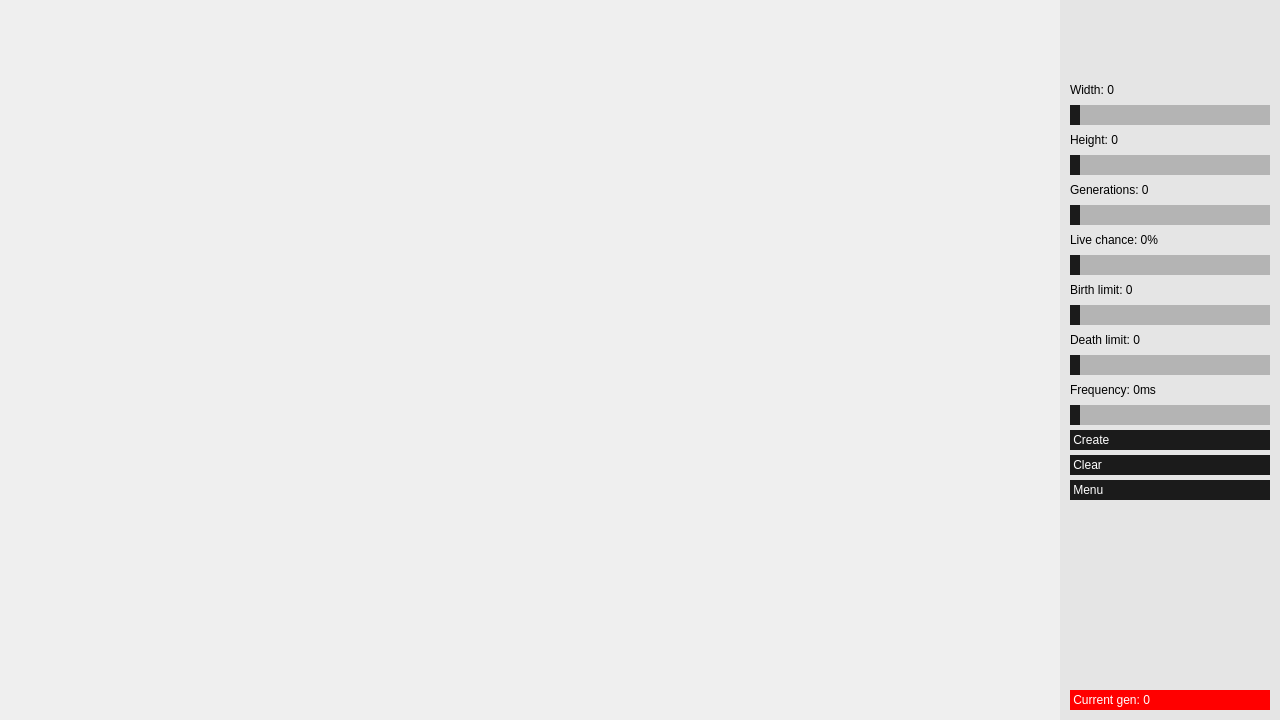
<?xml version="1.0" encoding="UTF-8"?>
<ui version="4.0">
 <class>CaveWidget</class>
 <widget class="QWidget" name="CaveWidget">
  <property name="geometry">
   <rect>
    <x>0</x>
    <y>0</y>
    <width>1280</width>
    <height>720</height>
   </rect>
  </property>
  <property name="windowTitle">
   <string>Form</string>
  </property>
  <widget class="QStackedWidget" name="stackedWidget">
   <property name="geometry">
    <rect>
     <x>1060</x>
     <y>0</y>
     <width>220</width>
     <height>720</height>
    </rect>
   </property>
   <property name="styleSheet">
    <string notr="true">background-color: rgba(0, 0, 0, 5);</string>
   </property>
   <property name="currentIndex">
    <number>0</number>
   </property>
   <widget class="QWidget" name="main_page">
    <widget class="QPushButton" name="clear_button">
     <property name="geometry">
      <rect>
       <x>10</x>
       <y>455</y>
       <width>200</width>
       <height>20</height>
      </rect>
     </property>
     <property name="styleSheet">
      <string notr="true">QPushButton {
	border: solid;

	background-color: rgba(27,  27, 27, 255);

	color: white;
	text-align: left;

	font: 14px &quot;PIXY&quot;;
}

QPushButton:pressed {
	color: black;
    background-color:  rgba(200, 200, 200, 100);
}</string>
     </property>
     <property name="text">
      <string> Clear</string>
     </property>
    </widget>
    <widget class="QPushButton" name="create_button">
     <property name="geometry">
      <rect>
       <x>10</x>
       <y>430</y>
       <width>200</width>
       <height>20</height>
      </rect>
     </property>
     <property name="styleSheet">
      <string notr="true">QPushButton {
	border: solid;

	background-color: rgba(27,  27, 27, 255);

	color: white;
	text-align: left;

	font: 14px &quot;PIXY&quot;;
}

QPushButton:pressed {
	color: black;
    background-color:  rgba(200, 200, 200, 100);
}</string>
     </property>
     <property name="text">
      <string> Create</string>
     </property>
    </widget>
    <widget class="QPushButton" name="load_button">
     <property name="geometry">
      <rect>
       <x>190</x>
       <y>58</y>
       <width>15</width>
       <height>15</height>
      </rect>
     </property>
     <property name="styleSheet">
      <string notr="true">QPushButton {
	border: solid;

	background-color: rgba(0,  0, 0, 0);

	image: url(:/images/load.png);
}</string>
     </property>
     <property name="text">
      <string/>
     </property>
    </widget>
    <widget class="QPushButton" name="save_button">
     <property name="geometry">
      <rect>
       <x>170</x>
       <y>58</y>
       <width>15</width>
       <height>15</height>
      </rect>
     </property>
     <property name="styleSheet">
      <string notr="true">QPushButton {
	border: solid;

	background-color: rgba(0,  0, 0, 0);

	image: url(:/images/save.png);
}</string>
     </property>
     <property name="text">
      <string/>
     </property>
    </widget>
    <widget class="QLabel" name="width_label">
     <property name="geometry">
      <rect>
       <x>10</x>
       <y>80</y>
       <width>200</width>
       <height>20</height>
      </rect>
     </property>
     <property name="styleSheet">
      <string notr="true">font: 14px &quot;PIXY&quot;;

border: solid;

background-color: rgba(0,  0, 0, 0);

color: black;
text-align: left;</string>
     </property>
     <property name="text">
      <string>Width: 0</string>
     </property>
    </widget>
    <widget class="QSlider" name="width_slider">
     <property name="geometry">
      <rect>
       <x>10</x>
       <y>105</y>
       <width>200</width>
       <height>20</height>
      </rect>
     </property>
     <property name="styleSheet">
      <string notr="true">QSlider::groove::horizontal{
	background-color: rgba(27,  27, 27, 255);

}

QSlider::handle::horizontal{
	height: 30px;
	width: 10px;

	background-color: rgba(27,  27, 27, 255);

}

QSlider::add-page::horizontal{
	height: 30px;
	width: 10px;

	background-color: rgb(180, 180, 180);

}</string>
     </property>
     <property name="maximum">
      <number>500</number>
     </property>
     <property name="orientation">
      <enum>Qt::Horizontal</enum>
     </property>
    </widget>
    <widget class="QLabel" name="height_label">
     <property name="geometry">
      <rect>
       <x>10</x>
       <y>130</y>
       <width>200</width>
       <height>20</height>
      </rect>
     </property>
     <property name="styleSheet">
      <string notr="true">font: 14px &quot;PIXY&quot;;

border: solid;

background-color: rgba(0,  0, 0, 0);

color: black;
text-align: left;</string>
     </property>
     <property name="text">
      <string>Height: 0</string>
     </property>
    </widget>
    <widget class="QSlider" name="height_slider">
     <property name="geometry">
      <rect>
       <x>10</x>
       <y>155</y>
       <width>200</width>
       <height>20</height>
      </rect>
     </property>
     <property name="styleSheet">
      <string notr="true">QSlider::groove::horizontal{
	background-color: rgba(27,  27, 27, 255);

}

QSlider::handle::horizontal{
	height: 30px;
	width: 10px;

	background-color: rgba(27,  27, 27, 255);

}

QSlider::add-page::horizontal{
	height: 30px;
	width: 10px;

	background-color: rgb(180, 180, 180);

}</string>
     </property>
     <property name="maximum">
      <number>500</number>
     </property>
     <property name="orientation">
      <enum>Qt::Horizontal</enum>
     </property>
    </widget>
    <widget class="QLabel" name="generations_label">
     <property name="geometry">
      <rect>
       <x>10</x>
       <y>180</y>
       <width>200</width>
       <height>20</height>
      </rect>
     </property>
     <property name="styleSheet">
      <string notr="true">font: 14px &quot;PIXY&quot;;

border: solid;

background-color: rgba(0,  0, 0, 0);

color: black;
text-align: left;</string>
     </property>
     <property name="text">
      <string>Generations: 0</string>
     </property>
    </widget>
    <widget class="QSlider" name="generations_slider">
     <property name="geometry">
      <rect>
       <x>10</x>
       <y>205</y>
       <width>200</width>
       <height>20</height>
      </rect>
     </property>
     <property name="styleSheet">
      <string notr="true">QSlider::groove::horizontal{
	background-color: rgba(27,  27, 27, 255);

}

QSlider::handle::horizontal{
	height: 30px;
	width: 10px;

	background-color: rgba(27,  27, 27, 255);

}

QSlider::add-page::horizontal{
	height: 30px;
	width: 10px;

	background-color: rgb(180, 180, 180);

}</string>
     </property>
     <property name="maximum">
      <number>100</number>
     </property>
     <property name="orientation">
      <enum>Qt::Horizontal</enum>
     </property>
    </widget>
    <widget class="QLabel" name="live_chance_label">
     <property name="geometry">
      <rect>
       <x>10</x>
       <y>230</y>
       <width>200</width>
       <height>20</height>
      </rect>
     </property>
     <property name="styleSheet">
      <string notr="true">font: 14px &quot;PIXY&quot;;

border: solid;

background-color: rgba(0,  0, 0, 0);

color: black;
text-align: left;</string>
     </property>
     <property name="text">
      <string>Live chance: 0%</string>
     </property>
    </widget>
    <widget class="QSlider" name="live_chance_slider">
     <property name="geometry">
      <rect>
       <x>10</x>
       <y>255</y>
       <width>200</width>
       <height>20</height>
      </rect>
     </property>
     <property name="styleSheet">
      <string notr="true">QSlider::groove::horizontal{
	background-color: rgba(27,  27, 27, 255);

}

QSlider::handle::horizontal{
	height: 30px;
	width: 10px;

	background-color: rgba(27,  27, 27, 255);

}

QSlider::add-page::horizontal{
	height: 30px;
	width: 10px;

	background-color: rgb(180, 180, 180);

}</string>
     </property>
     <property name="maximum">
      <number>100</number>
     </property>
     <property name="orientation">
      <enum>Qt::Horizontal</enum>
     </property>
    </widget>
    <widget class="QLabel" name="birth_limit_label">
     <property name="geometry">
      <rect>
       <x>10</x>
       <y>280</y>
       <width>200</width>
       <height>20</height>
      </rect>
     </property>
     <property name="styleSheet">
      <string notr="true">font: 14px &quot;PIXY&quot;;

border: solid;

background-color: rgba(0,  0, 0, 0);

color: black;
text-align: left;</string>
     </property>
     <property name="text">
      <string>Birth limit: 0</string>
     </property>
    </widget>
    <widget class="QSlider" name="birth_limit_slider">
     <property name="geometry">
      <rect>
       <x>10</x>
       <y>305</y>
       <width>200</width>
       <height>20</height>
      </rect>
     </property>
     <property name="styleSheet">
      <string notr="true">QSlider::groove::horizontal{
	background-color: rgba(27,  27, 27, 255);

}

QSlider::handle::horizontal{
	height: 30px;
	width: 10px;

	background-color: rgba(27,  27, 27, 255);

}

QSlider::add-page::horizontal{
	height: 30px;
	width: 10px;

	background-color: rgb(180, 180, 180);

}</string>
     </property>
     <property name="maximum">
      <number>7</number>
     </property>
     <property name="orientation">
      <enum>Qt::Horizontal</enum>
     </property>
    </widget>
    <widget class="QLabel" name="death_limit_label">
     <property name="geometry">
      <rect>
       <x>10</x>
       <y>330</y>
       <width>200</width>
       <height>20</height>
      </rect>
     </property>
     <property name="styleSheet">
      <string notr="true">font: 14px &quot;PIXY&quot;;

border: solid;

background-color: rgba(0,  0, 0, 0);

color: black;
text-align: left;</string>
     </property>
     <property name="text">
      <string>Death limit: 0</string>
     </property>
    </widget>
    <widget class="QSlider" name="death_limit_slider">
     <property name="geometry">
      <rect>
       <x>10</x>
       <y>355</y>
       <width>200</width>
       <height>20</height>
      </rect>
     </property>
     <property name="styleSheet">
      <string notr="true">QSlider::groove::horizontal{
	background-color: rgba(27,  27, 27, 255);

}

QSlider::handle::horizontal{
	height: 30px;
	width: 10px;

	background-color: rgba(27,  27, 27, 255);

}

QSlider::add-page::horizontal{
	height: 30px;
	width: 10px;

	background-color: rgb(180, 180, 180);

}</string>
     </property>
     <property name="maximum">
      <number>7</number>
     </property>
     <property name="orientation">
      <enum>Qt::Horizontal</enum>
     </property>
    </widget>
    <widget class="QLabel" name="frequency_label">
     <property name="geometry">
      <rect>
       <x>10</x>
       <y>380</y>
       <width>200</width>
       <height>20</height>
      </rect>
     </property>
     <property name="styleSheet">
      <string notr="true">font: 14px &quot;PIXY&quot;;

border: solid;

background-color: rgba(0,  0, 0, 0);

color: black;
text-align: left;</string>
     </property>
     <property name="text">
      <string>Frequency: 0ms</string>
     </property>
    </widget>
    <widget class="QSlider" name="frequency_slider">
     <property name="geometry">
      <rect>
       <x>10</x>
       <y>405</y>
       <width>200</width>
       <height>20</height>
      </rect>
     </property>
     <property name="styleSheet">
      <string notr="true">QSlider::groove::horizontal{
	background-color: rgba(27,  27, 27, 255);

}

QSlider::handle::horizontal{
	height: 30px;
	width: 10px;

	background-color: rgba(27,  27, 27, 255);

}

QSlider::add-page::horizontal{
	height: 30px;
	width: 10px;

	background-color: rgb(180, 180, 180);

}</string>
     </property>
     <property name="maximum">
      <number>10000</number>
     </property>
     <property name="orientation">
      <enum>Qt::Horizontal</enum>
     </property>
    </widget>
    <widget class="QPushButton" name="menu_button">
     <property name="geometry">
      <rect>
       <x>10</x>
       <y>480</y>
       <width>200</width>
       <height>20</height>
      </rect>
     </property>
     <property name="styleSheet">
      <string notr="true">QPushButton {
	border: solid;

	background-color: rgba(27,  27, 27, 255);

	color: white;
	text-align: left;

	font: 14px &quot;PIXY&quot;;
}

QPushButton:pressed {
	color: black;
    background-color:  rgba(200, 200, 200, 100);
}</string>
     </property>
     <property name="text">
      <string> Menu</string>
     </property>
    </widget>
    <widget class="QLabel" name="current_gen_label">
     <property name="geometry">
      <rect>
       <x>10</x>
       <y>690</y>
       <width>200</width>
       <height>20</height>
      </rect>
     </property>
     <property name="styleSheet">
      <string notr="true">font: 14px &quot;PIXY&quot;;

border: solid;

background-color: rgba(255,  0, 0, 255);

color: white;
text-align: left;</string>
     </property>
     <property name="text">
      <string> Current gen: 0</string>
     </property>
    </widget>
   </widget>
  </widget>
 </widget>
 <resources/>
 <connections/>
</ui>
